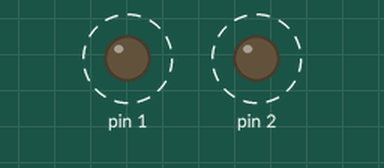
Recording of a sketch running on a simulated Arduino Uno, built with avr-gcc and run on an emulated ATmega328P. Shown: output pins drawn as LEDs (lit = HIGH). Dashed ring = blinking.

Above: at 0.2 s.
Timing chart, 0 to 4.6 s (numbered marks = the images above):
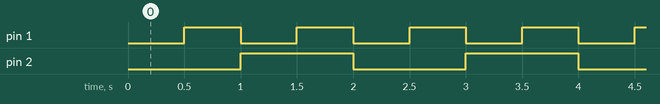

Measured:
- by itself, pin 1: alternates HIGH for 0.50 s and LOW for 0.50 s
- by itself, pin 2: alternates HIGH for 1.0 s and LOW for 1.0 s
- by itself, everything shown: repeats every 2.0 s, in 4 steps

The sketch:

Aula_3-Exercicio2.ino
```cpp
int main()
{
  DDRD = 0b00000110;

  while(1){
    PORTD = 0b00000000;
    _delay_ms(500);
    PORTD = 0b00000010;
    _delay_ms(500);
    PORTD = 0b00000100;
    _delay_ms(500);
    PORTD = 0b00000110;
    _delay_ms(500);
  }
}
```
